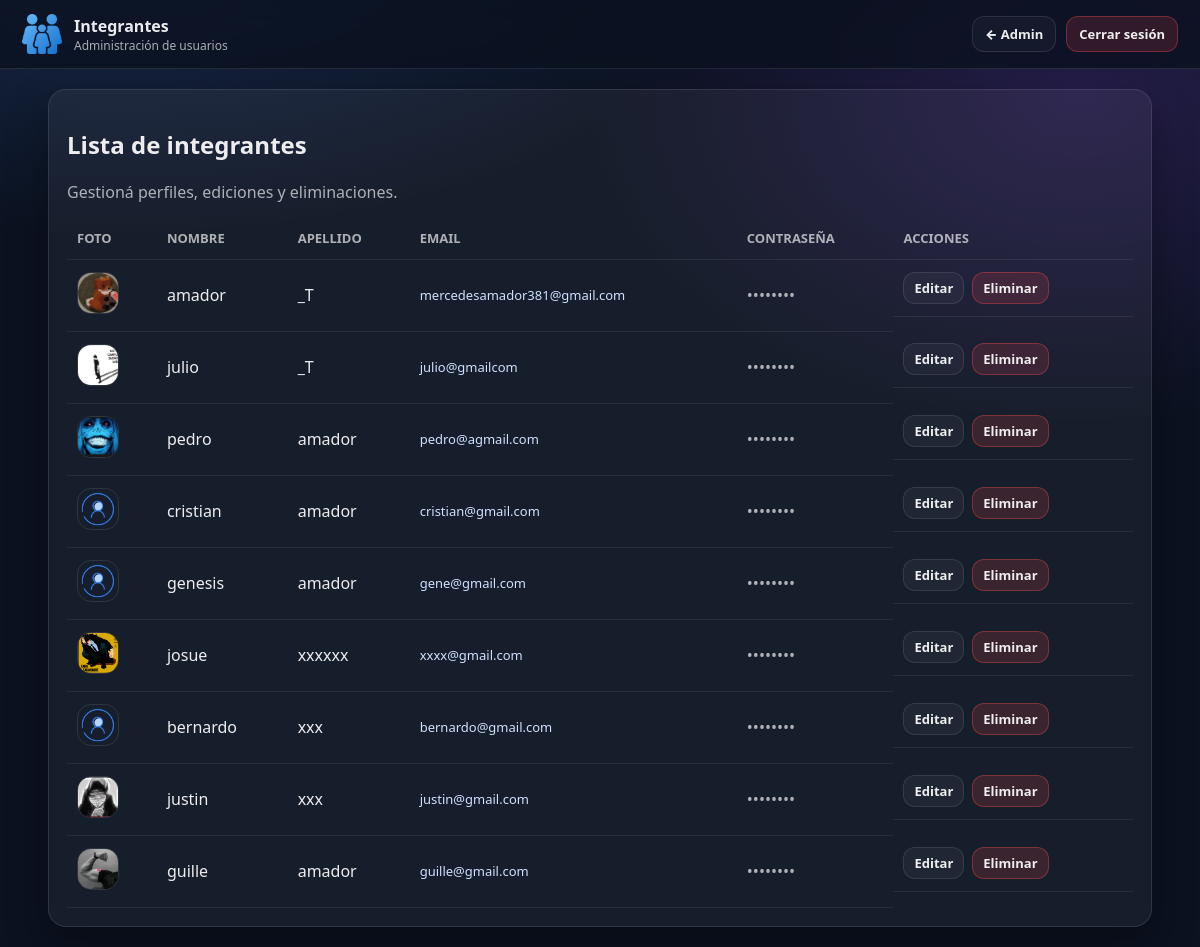
/members (signed in), run on an earlier commit of the app's database.
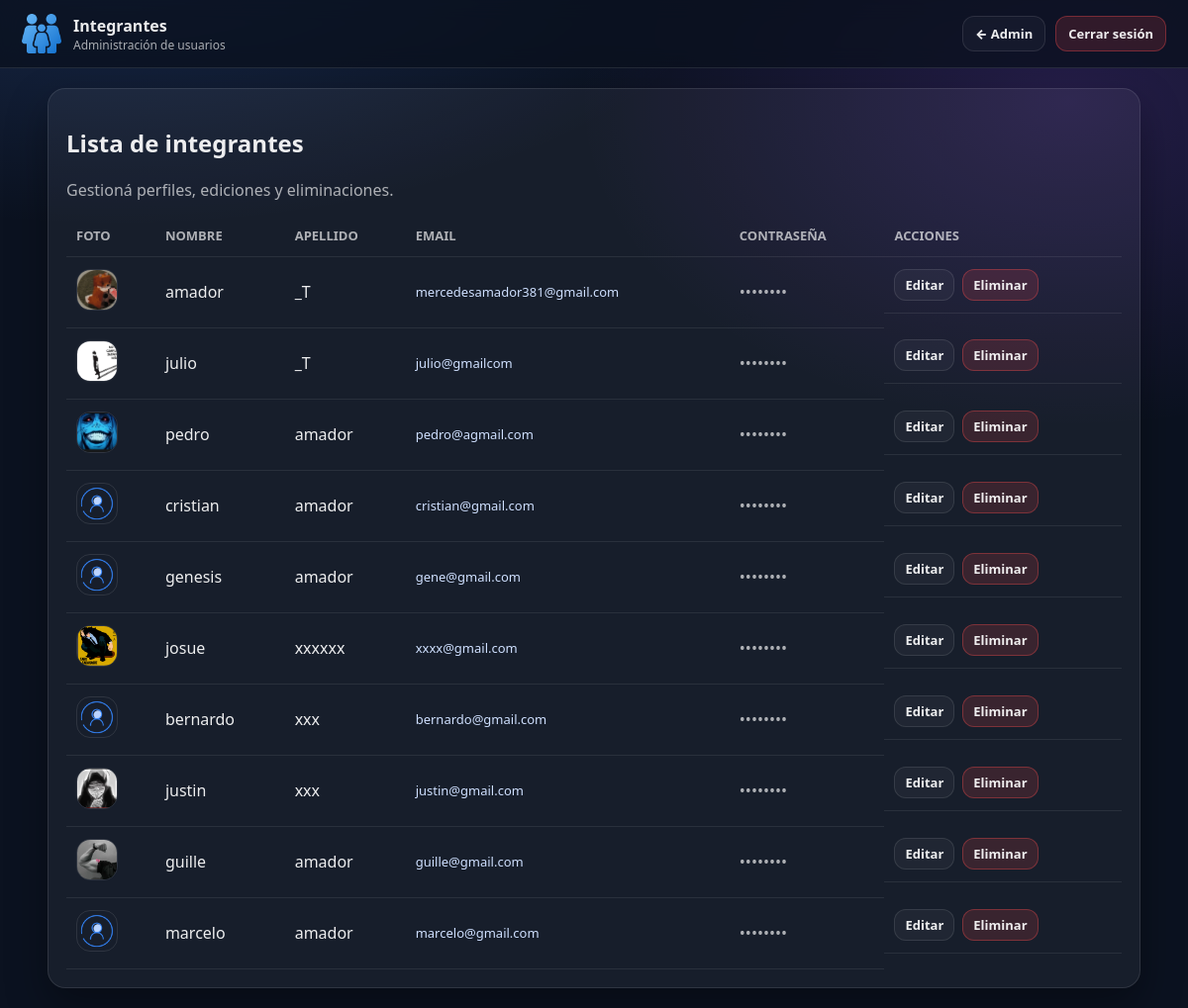
And on a later commit of the database.
### tables this page shows
CREATE TABLE users (
    id INTEGER PRIMARY KEY AUTOINCREMENT,
    nombre TEXT NOT NULL,
    apellido TEXT NOT NULL,
    email TEXT UNIQUE NOT NULL,
    password TEXT NOT NULL,
    fecha_nac TEXT,
    municipio TEXT,
    pais TEXT,
    foto TEXT
, telefono TEXT, direccion TEXT, estado_civil TEXT, bio TEXT, activo INTEGER DEFAULT 0);

### app.py (the view)
@app.route('/members')
def members():
    if 'user_id' not in session:
        return redirect('/login')
    with sqlite3.connect('database.db', timeout=20) as conn:
        c = conn.cursor()
        c.execute("SELECT id, nombre, apellido, email,  password, foto FROM users WHERE email != 'jhos@admin.com'")
        integrantes = c.fetchall()
    return render_template('members.html', integrantes=integrantes)

### templates/members.html (shortened to what this page needs)
<!DOCTYPE html>
<html lang="es">
<head>
  <link rel="stylesheet" href="{{ url_for('static', filename='members.css') }}">
</head>
<body>
  <header class="topbar">
    <div class="brand">
      <img src="/static/login.png" class="brand-logo" alt="Logo">
      <div class="brand-text">
        <div class="brand-title">Integrantes</div>
        <div class="brand-sub">Administración de usuarios</div>
      </div>
    </div>
    <div class="top-actions">
      <a href="/admin_home" class="btn ghost">← Admin</a>
      <a href="/logout" class="btn danger">Cerrar sesión</a>
    </div>
  </header>
  <main class="page">
    <section class="card">
      <h1>Lista de integrantes</h1>
      <p class="subtitle">Gestioná perfiles, ediciones y eliminaciones.</p>
      <div class="table-wrap">
        <table class="members-table">
          <thead>
            <tr>
              <th>Foto</th>
              <th>Nombre</th>
              <th>Apellido</th>
              <th>Email</th>
              <th>Contraseña</th>
              <th>Acciones</th>
            </tr>
          </thead>
          <tbody>
            {% for i in integrantes %}
            <tr>
              <td>
                {% if i[5] %}
                  <img src="/{{ i[5].replace('\\','/') }}" class="avatar">
                {% else %}
                  <img src="/static/default_user.png" class="avatar">
                {% endif %}
              </td>
              <td>{{ i[1] }}</td>
              <td>{{ i[2] }}</td>
              <td class="email">{{ i[3] }}</td>
              <td class="password">••••••••</td>
              <td class="actions">
                <a href="/edit_member/{{ i[0] }}" class="btn small">Editar</a>
                <a href="/delete_member/{{ i[0] }}"
                   class="btn danger small"
                   onclick="return confirm('¿Seguro que quieres eliminar este integrante?')">
                  Eliminar
                </a>
              </td>
            </tr>
            {% endfor %}
          </tbody>
        </table>
      </div>
    </section>
  </main>
</body>
</html>

What changed in the data, as far as the page shows it:
added users: nombre "marcelo", apellido "amador", email "marcelo@gmail.com"
